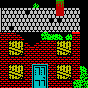

The image is a tile-based game level rendered from a .tmx file. Its description and complete source (layers, tilesets, objects, tile grids) follow:
An orthogonal 11x11 tile map with 8x8 px tiles, 1 tile layer (rundown-house-1).

<map version="1.8" tiledversion="1.8.4" orientation="orthogonal" renderorder="right-down" width="11" height="11" tilewidth="8" tileheight="8" infinite="0" nextlayerid="2" nextobjectid="1">
 <tileset firstgid="1" source="../tileset/tileset.tsx" />
 <layer id="1" name="rundown-house-1" width="11" height="11">
  <data encoding="csv">
1,1,1,1,71,1,1,26,1,1,1,
30,28,28,152,28,28,28,3,28,28,1,
30,28,28,28,28,28,152,152,28,28,1,
30,152,28,28,28,28,28,28,28,28,1,
40,40,150,9,9,72,69,70,68,41,1,
40,182,183,150,151,40,40,182,183,40,1,
40,198,199,40,40,40,40,198,199,40,1,
40,40,40,40,40,40,40,40,40,40,1,
40,182,183,40,86,83,40,182,183,40,70,
40,198,199,40,85,82,40,198,199,40,80,
40,40,40,40,84,81,40,40,40,72,73
</data>
 </layer>
</map>
